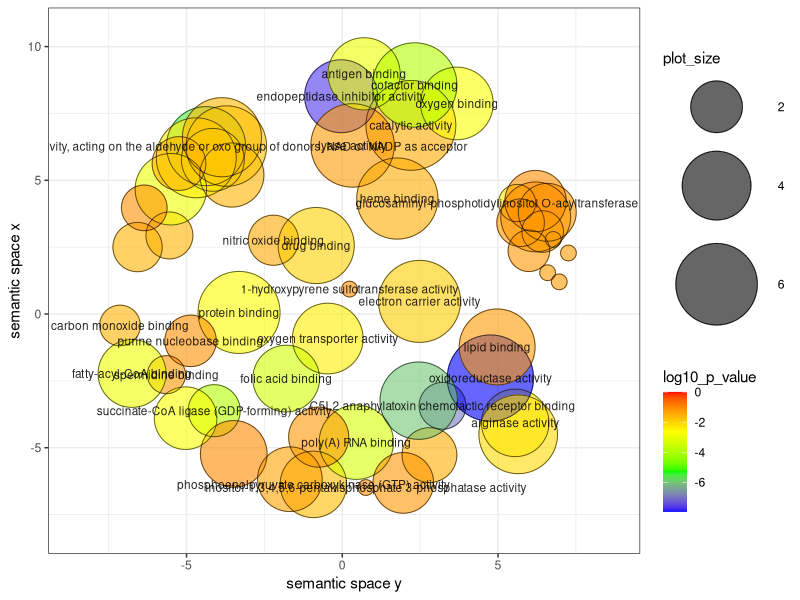

Write R code to recreate this figure.


# A plotting R script produced by the REVIGO server at http://revigo.irb.hr/
# If you found REVIGO useful in your work, please cite the following reference:
# Supek F et al. "REVIGO summarizes and visualizes long lists of Gene Ontology
# terms" PLoS ONE 2011. doi:10.1371/journal.pone.0021800


# --------------------------------------------------------------------------
# If you don't have the ggplot2 package installed, uncomment the following line:
# install.packages( "ggplot2" );
library( ggplot2 );
# --------------------------------------------------------------------------
# If you don't have the scales package installed, uncomment the following line:
# install.packages( "scales" );
library( scales );


# --------------------------------------------------------------------------
# Here is your data from REVIGO. Scroll down for plot configuration options.

revigo.names <- c("term_ID","description","frequency_%","plot_X","plot_Y","plot_size","log10_p_value","uniqueness","dispensability");
revigo.data <- rbind(c("GO:0003824","catalytic activity",69.295, 2.203, 7.054, 7.516,-1.4412,0.996,0.000),
c("GO:0004866","endopeptidase inhibitor activity", 0.084,-0.038, 8.144, 4.598,-7.6576,0.972,0.000),
c("GO:0005344","oxygen transporter activity", 0.039,-0.466,-0.917, 4.266,-2.3940,0.980,0.000),
c("GO:0009055","electron carrier activity", 2.493, 2.479, 0.473, 6.072,-1.8926,0.986,0.000),
c("GO:0016620","oxidoreductase activity, acting on the aldehyde or oxo group of donors, NAD or NADP as acceptor", 0.788,-4.374, 6.277, 5.571,-5.5513,0.904,0.000),
c("GO:0031715","C5L2 anaphylatoxin chemotactic receptor binding", 0.000, 3.218,-3.433, 1.568,-6.9355,0.874,0.000),
c("GO:0032216","glucosaminyl-phosphotidylinositol O-acyltransferase activity", 0.000, 5.612, 4.150, 0.903,-2.3344,0.762,0.011),
c("GO:0004776","succinate-CoA ligase (GDP-forming) activity", 0.000,-4.111,-3.614, 2.025,-3.8827,0.959,0.013),
c("GO:0004613","phosphoenolpyruvate carboxykinase (GTP) activity", 0.010,-0.927,-6.370, 3.685,-1.7041,0.949,0.016),
c("GO:0004053","arginase activity", 0.014, 5.552,-4.070, 3.824,-2.5131,0.964,0.016),
c("GO:0005542","folic acid binding", 0.011,-1.801,-2.414, 3.711,-3.4855,0.947,0.022),
c("GO:0070026","nitric oxide binding", 0.000,-2.210, 2.759, 1.851,-1.4289,0.972,0.023),
c("GO:0016829","lyase activity", 4.488, 0.330, 6.304, 6.327,-1.2259,0.962,0.028),
c("GO:0003823","antigen binding", 0.064, 0.700, 8.982, 4.484,-2.9727,0.967,0.032),
c("GO:0019825","oxygen binding", 0.074, 3.680, 7.873, 4.546,-2.6974,0.967,0.036),
c("GO:0016491","oxidoreductase activity",14.657, 4.755,-2.396, 6.841,-7.9508,0.961,0.045),
c("GO:0005515","protein binding", 2.482,-3.314, 0.059, 6.070,-2.6122,0.961,0.048),
c("GO:0008289","lipid binding", 0.237, 4.972,-1.230, 5.049,-1.2249,0.965,0.054),
c("GO:0008144","drug binding", 0.260,-0.836, 2.561, 5.089,-1.9804,0.965,0.054),
c("GO:0070025","carbon monoxide binding", 0.000,-7.135,-0.428, 1.114,-1.5518,0.968,0.060),
c("GO:0044822","poly(A) RNA binding", 0.135, 0.451,-4.794, 4.806,-3.3372,0.956,0.063),
c("GO:0034930","1-hydroxypyrene sulfotransferase activity", 0.000, 0.233, 0.932, 0.301,-1.0869,0.830,0.070),
c("GO:0048037","cofactor binding", 6.702, 2.325, 8.563, 6.501,-3.8761,0.960,0.082),
c("GO:0030351","inositol-1,3,4,5,6-pentakisphosphate 3-phosphatase activity", 0.000, 0.760,-6.488, 0.301,-1.0431,0.969,0.090),
c("GO:0020037","heme binding", 1.765, 1.767, 4.318, 5.922,-1.4483,0.958,0.093),
c("GO:0019809","spermidine binding", 0.000,-5.644,-2.268, 0.954,-1.1920,0.967,0.101),
c("GO:0002060","purine nucleobase binding", 0.000,-4.870,-1.004, 1.978,-1.0869,0.965,0.107),
c("GO:0000062","fatty-acyl-CoA binding", 0.016,-6.749,-2.223, 3.866,-2.9913,0.951,0.138),
c("GO:0004252","serine-type endopeptidase activity", 0.675, 5.648,-4.499, 5.504,-2.1144,0.959,0.172),
c("GO:0008403","25-hydroxycholecalciferol-24-hydroxylase activity", 0.000,-5.549, 2.938, 1.580,-1.5518,0.932,0.173),
c("GO:0008480","sarcosine dehydrogenase activity", 0.000,-6.572, 2.503, 1.778,-1.5518,0.943,0.178),
c("GO:0004623","phospholipase A2 activity", 0.011,-3.484,-5.230, 3.709,-1.0205,0.963,0.214),
c("GO:0008951","palmitoleoyl [acyl-carrier-protein]-dependent acyltransferase activity", 0.000, 7.260, 2.282, 0.301,-1.2569,0.798,0.214),
c("GO:0019186","acyl-CoA N-acyltransferase activity", 0.000, 6.592, 1.544, 0.301,-1.2569,0.792,0.214),
c("GO:0052890","oxidoreductase activity, acting on the CH-CH group of donors, with a flavin as acceptor", 0.003,-4.155, 5.765, 3.213,-3.5129,0.927,0.217),
c("GO:0050421","nitrite reductase (NO-forming) activity", 0.005,-3.545, 5.197, 3.374,-1.5518,0.934,0.222),
c("GO:0046941","azetidine-2-carboxylic acid acetyltransferase activity", 0.000, 6.965, 1.203, 0.301,-1.2569,0.791,0.248),
c("GO:0004450","isocitrate dehydrogenase (NADP+) activity", 0.050,-5.503, 4.666, 4.372,-2.9470,0.921,0.263),
c("GO:0004658","propionyl-CoA carboxylase activity", 0.003,-5.029,-3.894, 3.181,-2.7417,0.962,0.268),
c("GO:0035925","mRNA 3'-UTR AU-rich region binding", 0.000, 2.799,-5.274, 2.303,-1.4875,0.963,0.281),
c("GO:0044540","L-cystine L-cysteine-lyase (deaminating)", 0.002, 1.959,-6.314, 2.951,-1.1920,0.949,0.295),
c("GO:0016751","S-succinyltransferase activity", 0.030, 6.209, 3.631, 4.148,-1.2569,0.668,0.300),
c("GO:0017091","AU-rich element binding", 0.002,-0.757,-4.603, 2.885,-1.1703,0.962,0.303),
c("GO:0016752","sinapoyltransferase activity", 0.000, 5.991, 2.365, 1.176,-1.1920,0.779,0.309),
c("GO:0004122","cystathionine beta-synthase activity", 0.006,-1.682,-6.177, 3.441,-1.3340,0.952,0.313),
c("GO:0052858","peptidyl-lysine N-acetyltransferase activity, acting on acetyl phosphate as donor", 0.000, 5.724, 3.413, 1.633,-1.1920,0.762,0.324),
c("GO:0051990","(R)-2-hydroxyglutarate dehydrogenase activity", 0.000,-6.356, 3.969, 1.477,-1.0869,0.939,0.336),
c("GO:0016627","oxidoreductase activity, acting on the CH-CH group of donors", 1.092,-4.688, 5.840, 5.713,-2.3548,0.914,0.350),
c("GO:0003954","NADH dehydrogenase activity", 0.792,-3.863, 6.611, 5.573,-1.6355,0.916,0.350),
c("GO:0034738","lanosterol O-acyltransferase activity", 0.000, 6.773, 2.789, 0.301,-1.1920,0.771,0.356),
c("GO:0016454","C-palmitoyltransferase activity", 0.001, 6.581, 3.803, 2.633,-1.2569,0.726,0.363),
c("GO:0005102","receptor binding", 0.416, 2.453,-3.240, 5.293,-5.9914,0.848,0.368),
c("GO:0016651","oxidoreductase activity, acting on NAD(P)H", 1.351,-3.721, 6.280, 5.805,-1.7796,0.913,0.372),
c("GO:0019107","myristoyltransferase activity", 0.002, 6.204, 4.224, 3.020,-1.0431,0.738,0.380),
c("GO:0016753","O-sinapoyltransferase activity", 0.000, 6.433, 3.083, 1.176,-1.2569,0.756,0.387),
c("GO:0004361","glutaryl-CoA dehydrogenase activity", 0.000,-5.241, 5.627, 2.196,-1.5518,0.933,0.390));

one.data <- data.frame(revigo.data);
names(one.data) <- revigo.names;
one.data <- one.data [(one.data$plot_X != "null" & one.data$plot_Y != "null"), ];
one.data$plot_X <- as.numeric( as.character(one.data$plot_X) );
one.data$plot_Y <- as.numeric( as.character(one.data$plot_Y) );
one.data$plot_size <- as.numeric( as.character(one.data$plot_size) );
one.data$log10_p_value <- as.numeric( as.character(one.data$log10_p_value) );
one.data$frequency <- as.numeric( as.character(one.data$frequency) );
one.data$uniqueness <- as.numeric( as.character(one.data$uniqueness) );
one.data$dispensability <- as.numeric( as.character(one.data$dispensability) );
#head(one.data);


# --------------------------------------------------------------------------
# Names of the axes, sizes of the numbers and letters, names of the columns,
# etc. can be changed below

p1 <- ggplot( data = one.data );
p1 <- p1 + geom_point( aes( plot_X, plot_Y, colour = log10_p_value, size = plot_size), alpha = I(0.6) ) + scale_size_area();
p1 <- p1 + scale_colour_gradientn( colours = c("blue", "green", "yellow", "red"), limits = c( min(one.data$log10_p_value), 0) );
p1 <- p1 + geom_point( aes(plot_X, plot_Y, size = plot_size), shape = 21, fill = "transparent", colour = I (alpha ("black", 0.6) )) + scale_size_area();
p1 <- p1 + scale_size( range=c(5, 30)) + theme_bw(); # + scale_fill_gradientn(colours = heat_hcl(7), limits = c(-300, 0) );
ex <- one.data [ one.data$dispensability < 0.15, ]; 
p1 <- p1 + geom_text( data = ex, aes(plot_X, plot_Y, label = description), colour = I(alpha("black", 0.85)), size = 3 );
p1 <- p1 + labs (y = "semantic space x", x = "semantic space y");
p1 <- p1 + theme(legend.key = element_blank()) ;
one.x_range = max(one.data$plot_X) - min(one.data$plot_X);
one.y_range = max(one.data$plot_Y) - min(one.data$plot_Y);
p1 <- p1 + xlim(min(one.data$plot_X)-one.x_range/10,max(one.data$plot_X)+one.x_range/10);
p1 <- p1 + ylim(min(one.data$plot_Y)-one.y_range/10,max(one.data$plot_Y)+one.y_range/10);



# --------------------------------------------------------------------------
# Output the plot to screen

p1;

# Uncomment the line below to also save the plot to a file.
# The file type depends on the extension (default=pdf).

# ggsave("C:/Users/path_to_your_file/revigo-plot.pdf");
